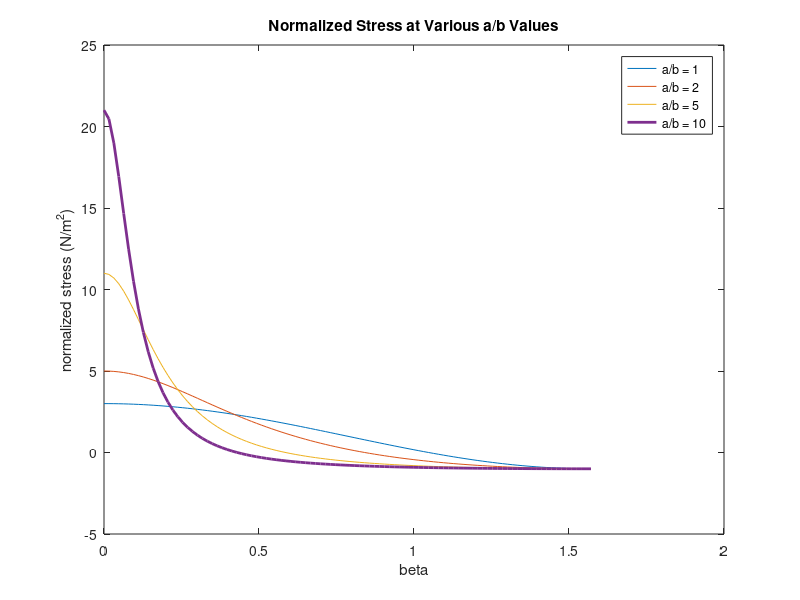

Write MATLAB code to recreate this figure.
%%The Inglis Solution for the tangential stress surrounding an elliptical
%%hole in a plate under tension

% This code plots the distribution of the normalized stress
% sigma_betabeta/sigma_0 from beta=0 to beta=pi/2

clear all 
clc
a_over_b = [1.000000001 2 5 10];
normalized_stress(4,100) = zeros;
beta (:,1) = linspace(0,pi/2,100);   %beta = linspace(0,pi()/2,200);
for n=1:4
    alpha(:,n)= atanh(1./a_over_b(:,n)); 
    for i=1:100 
        normalized_stress(i,n) = exp(2*alpha(:,n))*(((1+exp(-2*alpha(:,n)))*sinh(2*alpha(:,n)))./(cosh(2*alpha(:,n))-cos(2*beta(i,:)))-1);
    end 
end
        
figure
plot (beta(:,1),normalized_stress(:,1),beta(:,1),normalized_stress(:,2),beta(:,1),normalized_stress(:,3),beta(:,1),normalized_stress(:,4),'LineWidth',2);
hold on
title('Normalized Stress at Various a/b Values');
xlabel('beta');
ylabel('normalized stress (N/m^2)');
legend('a/b = 1', 'a/b = 2', 'a/b = 5', 'a/b = 10');